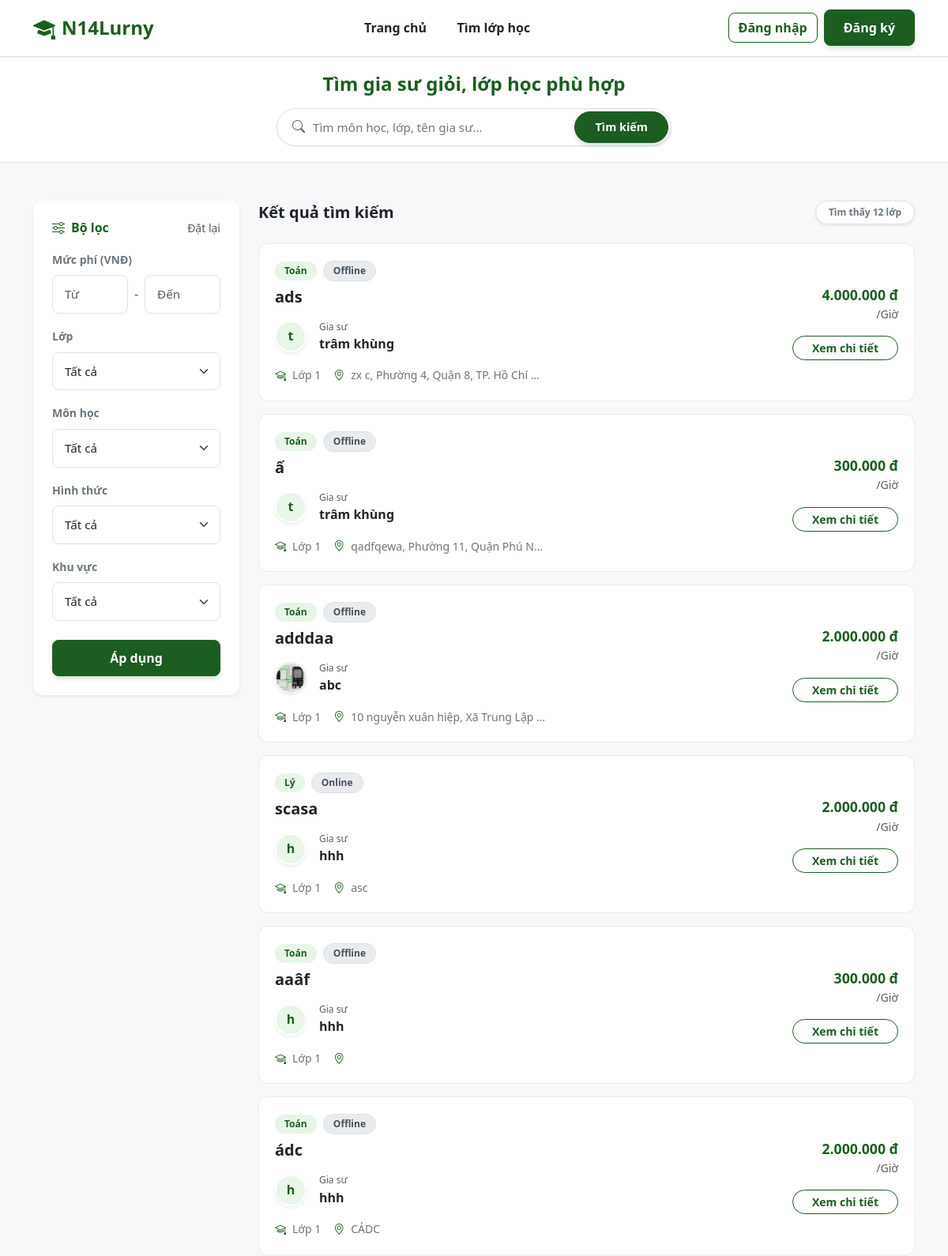
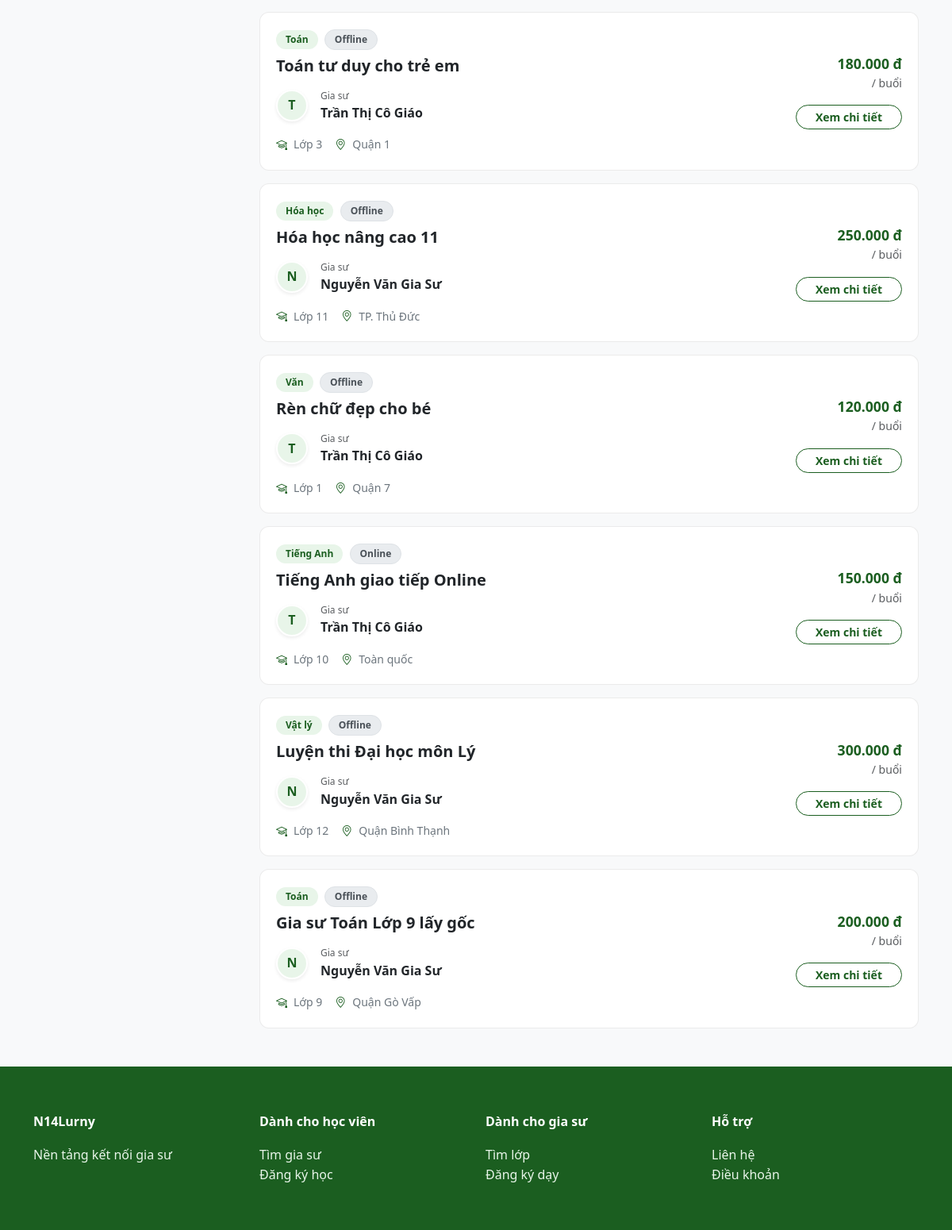
/N14Lurny/find-class.php, run on the app's committed database (2 pictures, top to bottom).
### tables this page shows
CREATE TABLE `classes` (
  `id` int(11) NOT NULL,
  `tutor_id` int(11) NOT NULL,
  `title` varchar(255) NOT NULL,
  `subject` varchar(100) NOT NULL,
  `grade` varchar(50) NOT NULL,
  `price` varchar(255) DEFAULT NULL,
  `description` text DEFAULT NULL,
  `method` varchar(50) NOT NULL DEFAULT 'Offline' COMMENT 'Online hoặc Offline',
  `location` varchar(100) NOT NULL DEFAULT 'TP. Hồ Chí Minh' COMMENT 'Quận/Huyện tại TP.HCM',
  `status` enum('pending','active','hidden','closed','rejected') DEFAULT 'pending',
  `max_students` int(11) NOT NULL DEFAULT 1,
  `start_date` date DEFAULT NULL,
  `end_date` date DEFAULT NULL,
  `created_at` timestamp NOT NULL DEFAULT current_timestamp()
);

CREATE TABLE `users` (
  `id` int(11) NOT NULL,
  `full_name` varchar(100) NOT NULL,
  `email` varchar(100) NOT NULL,
  `password` varchar(255) NOT NULL,
  `role` enum('admin','tutor','student') NOT NULL DEFAULT 'student',
  `avatar` varchar(255) DEFAULT NULL,
  `dob` date DEFAULT NULL,
  `gender` enum('Nam','Nữ','Khác') DEFAULT 'Nam',
  `phone` varchar(20) DEFAULT NULL,
  `bio` text DEFAULT NULL COMMENT 'Giới thiệu bản thân',
  `major` varchar(100) DEFAULT NULL COMMENT 'Chuyên ngành',
  `degree` varchar(100) DEFAULT NULL COMMENT 'Bằng cấp/Trình độ',
  `experience` varchar(100) DEFAULT NULL COMMENT 'Kinh nghiệm',
  `address` varchar(255) DEFAULT NULL COMMENT 'Địa chỉ/Khu vực',
  `school` varchar(255) DEFAULT NULL,
  `grade` varchar(50) DEFAULT NULL,
  `created_at` timestamp NOT NULL DEFAULT current_timestamp()
);

### N14Lurny/find-class.php (the view, shortened to what this page needs)
<?php
require 'config/db.php';
$keyword = isset($_GET['keyword']) ? $_GET['keyword'] : '';
$raw_min = isset($_GET['min_price']) ? clean_number($_GET['min_price']) : '';
$raw_max = isset($_GET['max_price']) ? clean_number($_GET['max_price']) : '';
$min_price = (is_numeric($raw_min)) ? intval($raw_min) : '';
$max_price = (is_numeric($raw_max)) ? intval($raw_max) : '';
$sql = "SELECT classes.*, users.full_name, users.avatar
        FROM classes
        LEFT JOIN users ON classes.tutor_id = users.id
        WHERE classes.status = 'active'";
$sql .= " ORDER BY classes.id DESC";
$error_message = "";
$result = null;
try {
    $result = $conn->query($sql);
} catch (Exception $e) {
    $error_message = "Lỗi hệ thống: " . $e->getMessage();
}
?>
<!DOCTYPE html>
<html lang="vi">
<head>
    <link href="https://cdn.jsdelivr.net/npm/bootstrap@5.3.0/dist/css/bootstrap.min.css" rel="stylesheet">
    <link href="https://cdn.jsdelivr.net/npm/bootstrap-icons@1.11.1/font/bootstrap-icons.css" rel="stylesheet">
    <link rel="stylesheet" href="assets/css/style.css">
</head>
<body class="bg-light">
<?php include 'includes/header.php'; ?>
<section class="search-header">
  <div class="container">
    <h4 class="text-center fw-bold mb-3 text-brand">Tìm gia sư giỏi, lớp học phù hợp</h4>
    <form action="find-class.php" method="GET">
        <div class="search-container mx-auto">
            <i class="bi bi-search text-muted ps-3"></i>
            <input
                type="text"
                name="keyword"
                class="search-input"
                value="<?php echo htmlspecialchars($keyword); ?>"
                placeholder="Tìm môn học, lớp, tên gia sư..."
            >
            <button type="submit" class="btn btn-brand search-btn">Tìm kiếm</button>
        </div>
    </form>
  </div>
</section>
<section class="find-class py-5">
  <div class="container">
    <div class="row">
      <aside class="col-lg-3 mb-4">
        <div class="card border-0 shadow-sm sidebar-sticky">
            <div class="card-body p-4">
                <form action="find-class.php" method="GET">
                  <div class="d-flex justify-content-between align-items-center mb-3">
                      <h6 class="fw-bold text-brand m-0"><i class="bi bi-sliders me-2"></i>Bộ lọc</h6>
                      <a href="find-class.php" class="text-decoration-none small text-muted">Đặt lại</a>
                  </div>
                  <div class="mb-3">
                      <label class="form-label small fw-bold text-secondary">Mức phí (VNĐ)</label>
                      <div class="d-flex gap-2 align-items-center">
                          <input
                            type="text"
                            name="min_price"
                            class="form-control form-control-sm price-input"
                            placeholder="Từ"
                            value="<?php echo ($min_price !== '') ? number_format($min_price) : ''; ?>"
                          >
                          <span class="text-muted">-</span>
                          <input
                            type="text"
                            name="max_price"
                            class="form-control form-control-sm price-input"
                            placeholder="Đến"
                            value="<?php echo ($max_price !== '') ? number_format($max_price) : ''; ?>"
                          >
                      </div>
                  </div>
                  <div class="mb-3">
                      <label class="form-label small fw-bold text-secondary">Lớp</label>
                      <select name="grade" class="form-select form-select-sm">
                        <option value="Tất cả">Tất cả</option>
                      </select>
                  </div>
                  <div class="mb-3">
                      <label class="form-label small fw-bold text-secondary">Môn học</label>
                      <select name="subject" class="form-select form-select-sm">
                        <option value="Tất cả">Tất cả</option>
                      </select>
                  </div>
                  <div class="mb-3">
                      <label class="form-label small fw-bold text-secondary">Hình thức</label>
                      <select name="method" class="form-select form-select-sm">
                        <option value="Tất cả">Tất cả</option>
                      </select>
                  </div>
                  <div class="mb-4">
                      <label class="form-label small fw-bold text-secondary">Khu vực</label>
                      <select name="location" class="form-select form-select-sm">
                        <option value="Tất cả">Tất cả</option>
                      </select>
                  </div>
                  <button type="submit" class="btn btn-brand w-100 fw-bold">Áp dụng</button>
                </form>
            </div>
        </div>
      </aside>
      <main class="col-lg-9">
        <?php if (!empty($error_message)): ?>
            <div class="alert alert-danger shadow-sm border-0"><i class="bi bi-exclamation-triangle-fill me-2"></i> <strong>Lỗi:</strong> <?php echo $error_message; ?></div>
        <?php elseif ($result && $result->num_rows > 0): ?>
            <div class="d-flex justify-content-between align-items-center mb-4">
                <h5 class="fw-bold text-dark m-0">Kết quả tìm kiếm</h5>
                <span class="badge bg-white text-secondary border shadow-sm px-3 py-2 rounded-pill">Tìm thấy <?php echo $result->num_rows; ?> lớp</span>
            </div>
            <div class="row g-3">
            <?php while($row = $result->fetch_assoc()):
                $price_raw = $row['price']; $price_display = $price_raw; $unit_display = '';
                if (is_numeric($price_raw)) { $price_display = number_format($price_raw, 0, ',', '.') . ' đ'; $unit_display = '/ buổi'; }
                elseif (preg_match('/^(\d+)\s+(.*)$/', $price_raw, $matches)) { $price_display = number_format($matches[1], 0, ',', '.') . ' đ'; $unit_clean = trim(str_replace('VND', '', $matches[2])); $unit_display = (strpos($unit_clean, '/') === 0) ? $unit_clean : '/ ' . $unit_clean; }
                $tutor_name = $row['full_name'] ?? 'Ẩn danh';
                $tutor_initial = mb_substr($tutor_name, 0, 1, 'UTF-8');
                $tutor_link = "student/tutor_profile.php?id=" . $row['tutor_id'];
                $has_avatar = !empty($row['avatar']) && file_exists("assets/uploads/avatars/" . $row['avatar']);
                $avatar_src = $has_avatar ? "assets/uploads/avatars/" . $row['avatar'] : "";
            ?>
                <div class="col-md-12">
                    <div class="class-card">
                        <div class="row align-items-center">
                            <div class="col-md-8">
                                <div class="mb-2">
                                    <span class="badge green me-1"><?= htmlspecialchars($row['subject']) ?></span>
                                    <span class="badge gray"><?= htmlspecialchars($row['method']) ?></span>
                                </div>
                                <h5 class="fw-bold mb-3"><a href="class-detail.php?id=<?= $row['id']; ?>" class="text-decoration-none text-dark stretched-link"><?= htmlspecialchars($row['title']); ?></a></h5>
                                <div class="d-flex align-items-center mb-3 position-relative" style="z-index: 2;">
                                    <a href="<?= $tutor_link ?>" class="tutor-link me-3" title="Xem hồ sơ gia sư">
                                        <?php if ($has_avatar): ?><img src="<?= $avatar_src ?>" class="tutor-thumb shadow-sm"><?php else: ?><div class="tutor-initials-sm shadow-sm"><?= $tutor_initial ?></div><?php endif; ?>
                                    </a>
                                    <div class="d-flex flex-column"><span class="small text-muted" style="font-size: 0.75rem;">Gia sư</span><a href="<?= $tutor_link ?>" class="tutor-link fw-bold text-dark tutor-name"><?= htmlspecialchars($tutor_name) ?></a></div>
                                </div>
                                <div class="d-flex flex-wrap gap-3 text-secondary small">
                                    <div class="d-flex align-items-center"><i class="bi bi-mortarboard me-2 text-brand"></i> <?= htmlspecialchars($row['grade']) ?></div>
                                    <div class="d-flex align-items-center"><i class="bi bi-geo-alt me-2 text-brand"></i> <span class="text-truncate" style="max-width: 250px;"><?= htmlspecialchars($row['location']) ?></span></div>
                                </div>
                            </div>
                            <div class="col-md-4 text-md-end mt-3 mt-md-0 border-start-md ps-md-4 d-flex flex-column justify-content-center align-items-md-end align-items-start">
                                <div class="class-price mb-0"><?= $price_display ?></div>
                                <div class="small text-muted mb-3"><?= htmlspecialchars($unit_display) ?></div>
                                <a href="class-detail.php?id=<?= $row['id']; ?>" class="btn btn-outline-brand btn-sm rounded-pill px-4 fw-bold position-relative" style="z-index: 2;">Xem chi tiết</a>
                            </div>
                        </div>
                    </div>
                </div>
            <?php endwhile; ?>
            </div>
        <?php endif; ?>
      </main>
    </div>
  </div>
</section>
<?php include 'includes/footer.php'; ?>
</body>
</html>

### N14Lurny/assets/css/style.css (style rules this page uses)
:root { --primary-color: #1b5e20; --primary-hover: #2e7d32; --primary-light: #e8f5e9; --primary-text: #1b5e20; --bg-body: #f8f9fa; --text-main: #212529; --text-light: #6c757d; --white: #ffffff; --border-color: #dee2e6; --shadow-sm: 0 1px 2px 0 rgba(0, 0, 0, 0.05); --shadow-md: 0 4px 6px -1px rgba(0, 0, 0, 0.1); --radius-md: 12px; --radius-pill: 50px; }
body { font-family: 'Segoe UI', Roboto, Helvetica, Arial, sans-serif; background-color: var(--bg-body); color: var(--text-main); line-height: 1.6; }
a { color: var(--primary-color); text-decoration: none; transition: 0.2s; }
.btn-brand, .btn-primary, .btn-success { background-color: var(--primary-color); border-color: var(--primary-color); color: var(--white); font-weight: 600; padding: 10px 24px; border-radius: 8px; transition: all 0.2s; box-shadow: 0 4px 6px -1px rgba(27, 94, 32, 0.2); }
.btn-outline-brand, .btn-outline-success { color: var(--primary-color); border-color: var(--primary-color); border-radius: 8px; font-weight: 600; }
.badge.green { background-color: var(--primary-light); color: var(--primary-text); padding: 6px 12px; border-radius: 20px; font-weight: 600; }
.badge.gray { background-color: #e9ecef; color: #495057; padding: 6px 12px; border-radius: 20px; border: 1px solid #dee2e6; }
.form-control, .form-select { border: 1px solid var(--border-color); border-radius: 8px; padding: 12px 15px; font-size: 0.95rem; }
.text-brand, .text-success { color: var(--primary-color) !important; }
.search-header { background: var(--white); padding: 20px 0; border-bottom: 1px solid var(--border-color); }
.search-container { position: relative; max-width: 500px; height: 48px; background: var(--white); border: 1px solid var(--border-color); border-radius: 50px; display: flex; align-items: center; padding: 3px; box-shadow: var(--shadow-sm); transition: all 0.2s ease; }
.search-input { border: none; background: transparent; flex-grow: 1; padding: 0 10px; font-size: 0.95rem; color: var(--text-main); outline: none; height: 100%; }
.search-btn { border-radius: 50px; padding: 0 25px; height: 40px; font-size: 0.9rem; font-weight: 600; display: flex; align-items: center; justify-content: center; flex-shrink: 0; }
.sidebar-sticky { position: -webkit-sticky; position: sticky; top: 90px; z-index: 90; height: fit-content; }
.card { background: var(--white); border: 1px solid var(--border-color); border-radius: var(--radius-md); box-shadow: var(--shadow-sm); overflow: hidden; }
.class-card { background: var(--white); border: 1px solid var(--border-color); border-radius: 12px; padding: 20px; height: 100%; transition: all 0.2s; position: relative; }
.class-price { font-size: 1.1rem; font-weight: 700; color: var(--primary-color); }
.tutor-thumb { width: 40px; height: 40px; object-fit: cover; border-radius: 50%; border: 2px solid var(--primary-light); transition: transform 0.2s; background-color: var(--white); }
.tutor-initials-sm { width: 40px; height: 40px; background-color: var(--primary-light); color: var(--primary-text); font-weight: bold; display: flex; align-items: center; justify-content: center; border-radius: 50%; font-size: 16px; border: 2px solid var(--white); }
.tutor-link { text-decoration: none; color: inherit; display: flex; align-items: center; }

### N14Lurny/find-class.php (style rules this page uses)
.tutor-thumb { width: 40px; height: 40px; object-fit: cover; border-radius: 50%; border: 2px solid var(--primary-light); transition: transform 0.2s; background-color: var(--white); }
.tutor-initials-sm { width: 40px; height: 40px; background-color: var(--primary-light); color: var(--primary-text); font-weight: bold; display: flex; align-items: center; justify-content: center; border-radius: 50%; font-size: 16px; transition: 0.2s; border: 2px solid var(--white); }
.tutor-link { text-decoration: none; color: inherit; display: flex; align-items: center; }
.class-card { transition: transform 0.2s, box-shadow 0.2s; border: 1px solid rgba(0,0,0,0.08); }

### data on the page
classes: subject "Toán", method "Offline", title "ads", tutor.full_name "t", tutor.full_name "trâm khùng", grade "Lớp 1", location "zx c, Phường 4, Quận 8, TP. Hồ Chí…", price_display "4.000.000 đ", unit_display "/Giờ"
classes: subject "Toán", method "Offline", title "ấ", tutor.full_name "t", tutor.full_name "trâm khùng", grade "Lớp 1", location "qadfqewa, Phường 11, Quận Phú N…", price_display "300.000 đ", unit_display "/Giờ"
classes: subject "Toán", method "Offline", title "adddaa", tutor.avatar (picture), tutor.full_name "abc", grade "Lớp 1", location "10 nguyễn xuân hiệp, Xã Trung Lập…", price_display "2.000.000 đ", unit_display "/Giờ"
classes: subject "Lý", method "Online", title "scasa", tutor.full_name "h", tutor.full_name "hhh", grade "Lớp 1", location "asc", price_display "2.000.000 đ", unit_display "/Giờ"
classes: subject "Toán", method "Offline", title "aaâf", tutor.full_name "h", tutor.full_name "hhh", grade "Lớp 1", price_display "300.000 đ", unit_display "/Giờ"
classes: subject "Toán", method "Offline", title "ádc", tutor.full_name "h", tutor.full_name "hhh", grade "Lớp 1", location "CÁDC", price_display "2.000.000 đ", unit_display "/Giờ"
classes: subject "Toán", method "Offline", title "Toán tư duy cho trẻ em", tutor.full_name "T", tutor.full_name "Trần Thị Cô Giáo", grade "Lớp 3", location "Quận 1", price "180.000 đ", price "/ buổi"
classes: subject "Hóa học", method "Offline", title "Hóa học nâng cao 11", tutor.full_name "N", tutor.full_name "Nguyễn Văn Gia Sư", grade "Lớp 11", location "TP. Thủ Đức", price "250.000 đ", price "/ buổi"
classes: subject "Văn", method "Offline", title "Rèn chữ đẹp cho bé", tutor.full_name "T", tutor.full_name "Trần Thị Cô Giáo", grade "Lớp 1", location "Quận 7", price "120.000 đ", price "/ buổi"
classes: subject "Tiếng Anh", method "Online", title "Tiếng Anh giao tiếp Online", tutor.full_name "T", tutor.full_name "Trần Thị Cô Giáo", grade "Lớp 10", location "Toàn quốc", price "150.000 đ", price "/ buổi"
classes: subject "Vật lý", method "Offline", title "Luyện thi Đại học môn Lý", tutor.full_name "N", tutor.full_name "Nguyễn Văn Gia Sư", grade "Lớp 12", location "Quận Bình Thạnh", price "300.000 đ", price "/ buổi"
classes: subject "Toán", method "Offline", title "Gia sư Toán Lớp 9 lấy gốc", tutor.full_name "N", tutor.full_name "Nguyễn Văn Gia Sư", grade "Lớp 9", location "Quận Gò Vấp", price "200.000 đ", price "/ buổi"

### other printed values
$result->num_rows "12"
